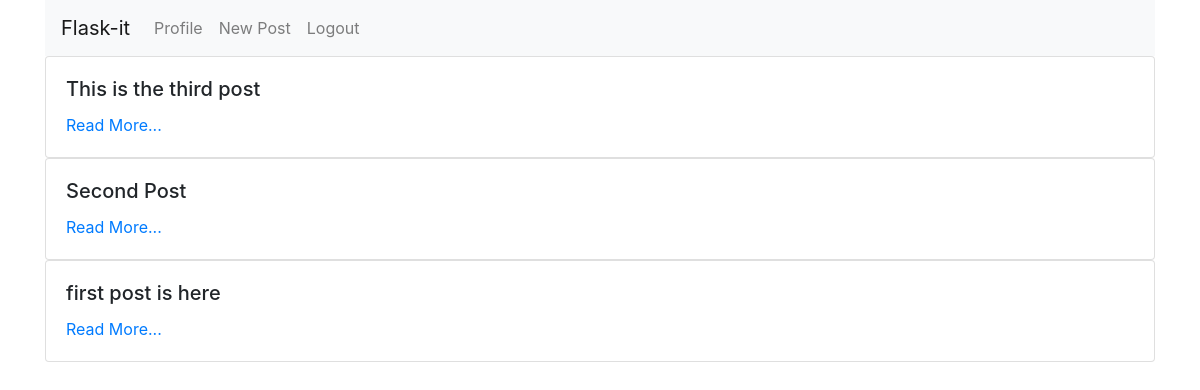
Screenshot of / (signed in) with the database file from the repository.
### flask_blog/models/entries.py (models this page shows, shortened)
class Entry(db.Model):
	__tablename__ = 'entries'
	id = db.Column(db.Integer, primary_key=True)
	title = db.Column(db.String(50), unique=True)
	imglnk = db.Column(db.String(1000))
	text = db.Column(db.Text)
	created_by = db.Column(db.String(32))
	created_at = db.Column(db.DateTime)

### flask_blog/views/entries.py (the view)
@app.route('/')
def show_entries():
	if not current_user.is_authenticated:
		return redirect(url_for('welcome'))
	entries = Entry.query.order_by(Entry.id.desc()).all()
	return render_template('entries/index.html', entries=entries)

### flask_blog/__init__.py (called while the page is built)
@login_manager.user_loader
def load_user(user_id):
	return User.query.get(int(user_id))

### flask_blog/templates/entries/index.html
{% extends "layout.html" %}
{% block body %}
<ul class="list-group list-group-flush">
{% for entry in entries %}
    <div class="card">
        <div class="card-body">
            <h5 class="card-title">{{ entry.title }}</h5>
			<a href="{{ url_for('show_entry', id=entry.id) }}" class="card-link">Read More...</a>
        </div>
    </div>
{% else %}
    No Post
{% endfor %}
</ul>
{% endblock %}

### rows the page displays
Entry: title "This is the third post"
Entry: title "Second Post"
Entry: title "first post is here"
